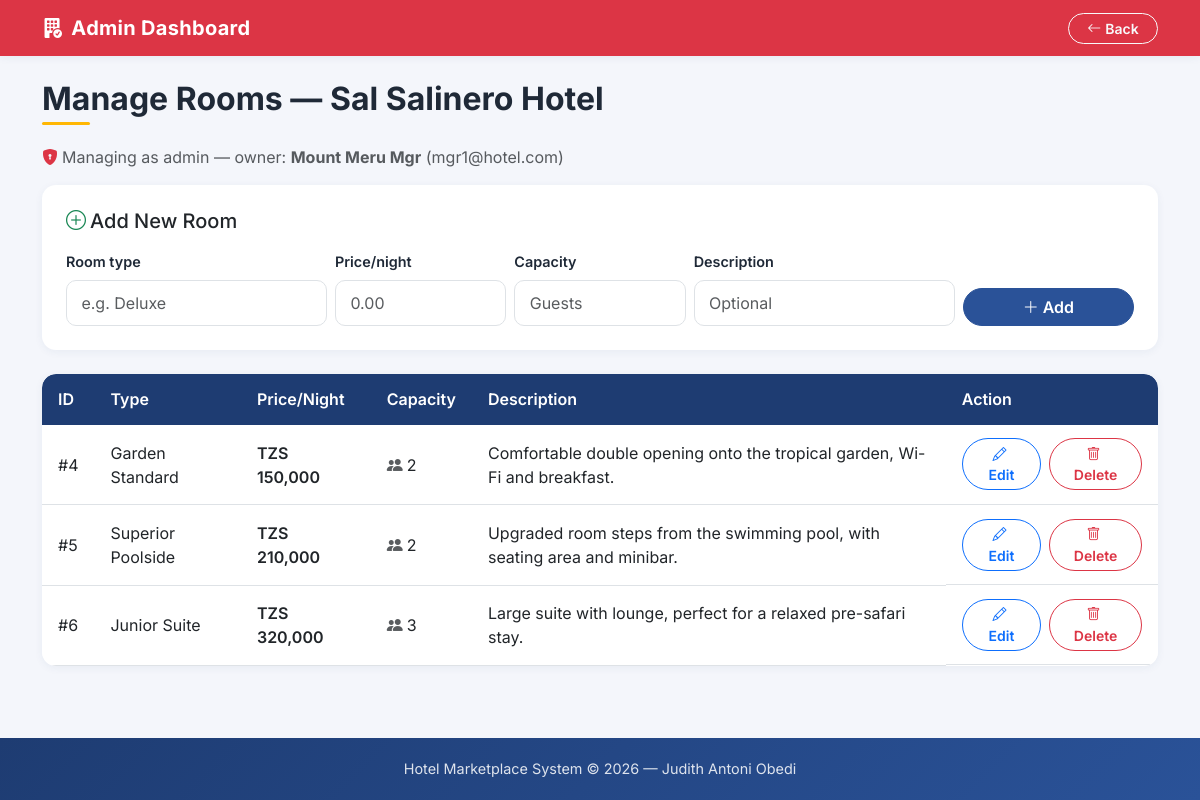
/manage_rooms.php?hotel_id=2 (signed in), run on the app's committed database.
### tables this page shows
CREATE TABLE hotels (
    id INT AUTO_INCREMENT PRIMARY KEY,
    manager_id INT NOT NULL,
    name VARCHAR(150) NOT NULL,
    location VARCHAR(150) NOT NULL,          
    description TEXT,
    image VARCHAR(255),                      
    website VARCHAR(255),                    
    phone VARCHAR(40),                       
    rating DECIMAL(2,1),                     
    created_at TIMESTAMP DEFAULT CURRENT_TIMESTAMP,
    FOREIGN KEY (manager_id) REFERENCES users(id) ON DELETE CASCADE
);

CREATE TABLE users (
    id INT AUTO_INCREMENT PRIMARY KEY,
    name VARCHAR(100) NOT NULL,
    email VARCHAR(150) NOT NULL UNIQUE,
    password VARCHAR(255) NOT NULL,         
    phone VARCHAR(20),
    role ENUM('customer', 'manager', 'admin') NOT NULL DEFAULT 'customer',
    created_at TIMESTAMP DEFAULT CURRENT_TIMESTAMP
);

CREATE TABLE rooms (
    id INT AUTO_INCREMENT PRIMARY KEY,
    hotel_id INT NOT NULL,
    room_type VARCHAR(50) NOT NULL,          
    price_per_night DECIMAL(10,2) NOT NULL,  
    capacity INT NOT NULL DEFAULT 1,         
    description TEXT,
    image VARCHAR(255),
    is_active TINYINT(1) NOT NULL DEFAULT 1,  
    FOREIGN KEY (hotel_id) REFERENCES hotels(id) ON DELETE CASCADE
);

### config.php (called while the page is built, shortened)
<?php
function is_logged_in() {
    return isset($_SESSION['user_id']);
}
function is_admin() {
    return is_logged_in() && ($_SESSION['role'] ?? '') === 'admin';
}
function safe($text) {
    return htmlspecialchars($text, ENT_QUOTES, 'UTF-8');
}
?>

### manage_rooms.php (the view, shortened to what this page needs)
<?php
require_once 'config.php';
$hotel_id = (int)($_GET['hotel_id'] ?? 0);
if (is_admin()) {
    $stmt = $pdo->prepare("
        SELECT h.*, u.name AS owner_name, u.email AS owner_email
        FROM hotels h JOIN users u ON h.manager_id = u.id
        WHERE h.id = ?
    ");
    $stmt->execute([$hotel_id]);
} else {
    $stmt = $pdo->prepare("SELECT * FROM hotels WHERE id = ? AND manager_id = ?");
    $stmt->execute([$hotel_id, $_SESSION['user_id']]);
}
$hotel = $stmt->fetch();
$dashboard = is_admin() ? 'admin_dashboard.php' : 'manager_dashboard.php';
$edit_room = (int)($_GET['edit_room'] ?? 0);
$stmt = $pdo->prepare("SELECT * FROM rooms WHERE hotel_id = ? AND is_active = 1");
$stmt->execute([$hotel_id]);
$rooms = $stmt->fetchAll();
?>
<!DOCTYPE html>
<html lang="en">
<head>
    <link href="https://cdn.jsdelivr.net/npm/bootstrap@5.3.0/dist/css/bootstrap.min.css" rel="stylesheet">
    <link href="https://cdn.jsdelivr.net/npm/bootstrap-icons@1.11.3/font/bootstrap-icons.min.css" rel="stylesheet">
    <link href="assets/css/app.css" rel="stylesheet">
</head>
<body>
<nav class="navbar navbar-dark <?= is_admin() ? 'bg-danger' : 'bg-success' ?>">
    <div class="container">
        <a class="navbar-brand" href="<?= $dashboard ?>"><i class="bi bi-building-fill-check me-1"></i> <?= is_admin() ? 'Admin Dashboard' : 'Manager Dashboard' ?></a>
        <a href="<?= $dashboard ?>" class="btn btn-outline-light btn-sm"><i class="bi bi-arrow-left me-1"></i>Back</a>
    </div>
</nav>
<main class="container my-4">
    <h2 class="section-title">Manage Rooms — <?= safe($hotel['name']) ?></h2>
    <?php if (is_admin() && !empty($hotel['owner_name'])): ?>
        <p class="text-muted mt-n2 mb-3"><i class="bi bi-shield-lock-fill text-danger me-1"></i>Managing as admin — owner:
            <strong><?= safe($hotel['owner_name']) ?></strong> (<?= safe($hotel['owner_email']) ?>)</p>
    <?php endif; ?>
    <div class="card mb-4">
        <div class="card-body p-4">
            <h5 class="mb-3"><i class="bi bi-plus-circle me-1 text-success"></i>Add New Room</h5>
            <form method="POST" class="row g-2 align-items-end">
                <div class="col-md-3"><label class="form-label small">Room type</label><input class="form-control" name="room_type" placeholder="e.g. Deluxe" required></div>
                <div class="col-md-2"><label class="form-label small">Price/night</label><input class="form-control" name="price" type="number" step="0.01" placeholder="0.00" required></div>
                <div class="col-md-2"><label class="form-label small">Capacity</label><input class="form-control" name="capacity" type="number" placeholder="Guests" required></div>
                <div class="col-md-3"><label class="form-label small">Description</label><input class="form-control" name="description" placeholder="Optional"></div>
                <div class="col-md-2"><button name="add_room" class="btn btn-primary w-100"><i class="bi bi-plus-lg me-1"></i>Add</button></div>
            </form>
        </div>
    </div>
    <div class="table-wrap">
    <table class="table align-middle mb-0">
        <thead><tr>
            <th>ID</th><th>Type</th><th>Price/Night</th><th>Capacity</th><th>Description</th><th>Action</th>
        </tr></thead>
        <tbody>
        <?php foreach ($rooms as $r): ?>
            <?php if ($edit_room === (int)$r['id']): ?>
                <tr class="table-warning">
                    <form method="POST">
                        <input type="hidden" name="update_room" value="<?= (int)$r['id'] ?>">
                        <td>#<?= (int)$r['id'] ?></td>
                        <td><input class="form-control form-control-sm" name="room_type" value="<?= safe($r['room_type']) ?>" required></td>
                        <td><input class="form-control form-control-sm" name="price" type="number" step="0.01" value="<?= safe($r['price_per_night']) ?>" required></td>
                        <td><input class="form-control form-control-sm" name="capacity" type="number" min="1" value="<?= (int)$r['capacity'] ?>" required style="max-width:90px;"></td>
                        <td><input class="form-control form-control-sm" name="description" value="<?= safe($r['description']) ?>"></td>
                        <td class="d-flex gap-1">
                            <button class="btn btn-sm btn-success"><i class="bi bi-check-lg"></i> Save</button>
                            <a href="manage_rooms.php?hotel_id=<?= (int)$hotel_id ?>" class="btn btn-sm btn-outline-secondary">Cancel</a>
                        </td>
                    </form>
                </tr>
            <?php else: ?>
                <tr>
                    <td>#<?= (int)$r['id'] ?></td>
                    <td><?= safe($r['room_type']) ?></td>
                    <td class="fw-semibold">TZS <?= number_format($r['price_per_night']) ?></td>
                    <td><i class="bi bi-people-fill text-muted me-1"></i><?= (int)$r['capacity'] ?></td>
                    <td><?= safe($r['description']) ?></td>
                    <td class="d-flex gap-2">
                        <a href="manage_rooms.php?hotel_id=<?= (int)$hotel_id ?>&edit_room=<?= (int)$r['id'] ?>" class="btn btn-sm btn-outline-primary"><i class="bi bi-pencil me-1"></i>Edit</a>
                        <form method="POST" onsubmit="return confirm('Delete this room?');">
                            <button class="btn btn-sm btn-outline-danger"><i class="bi bi-trash me-1"></i>Delete</button>
                        </form>
                    </td>
                </tr>
            <?php endif; ?>
        <?php endforeach; ?>
        </tbody>
    </table>
    </div>
</main>
<footer class="site-footer">
    Hotel Marketplace System &copy; <?= date('Y') ?> — Judith Antoni Obedi
</footer>
</body>
</html>

### assets/css/app.css (style rules this page uses)
:root { --brand-1: #1e3c72; --brand-2: #2a5298; --brand-accent: #ffb703; --brand-accent-dark: #f59e0b; --ink: #1f2937; --muted: #6b7280; --surface: #f4f6fb; --radius: 14px; --shadow-sm: 0 2px 8px rgba(30, 60, 114, .06); --shadow-md: 0 10px 30px rgba(30, 60, 114, .12); }
body { font-family: 'Inter', system-ui, -apple-system, "Segoe UI", Roboto, sans-serif; color: var(--ink); background-color: var(--surface); min-height: 100vh; display: flex; flex-direction: column; }
main, .page-body { flex: 1 0 auto; }
.navbar { box-shadow: var(--shadow-sm); }
.navbar-brand { font-weight: 700; letter-spacing: .3px; }
.btn { border-radius: 999px; font-weight: 600; padding-inline: 1.15rem; transition: transform .12s ease, box-shadow .12s ease; }
.btn-primary { --bs-btn-bg: var(--brand-2); --bs-btn-border-color: var(--brand-2); --bs-btn-hover-bg: var(--brand-1); --bs-btn-hover-border-color: var(--brand-1); }
.card { border: none; border-radius: var(--radius); box-shadow: var(--shadow-sm); overflow: hidden; }
.form-control, .form-select { border-radius: 10px; padding: .6rem .9rem; }
.form-label, label { font-weight: 600; font-size: .9rem; color: var(--ink); }
.table { border-radius: var(--radius); overflow: hidden; margin-bottom: 0; }
.table > :not(caption) > * > * { padding: .85rem 1rem; }
.table thead th { background: var(--brand-1); color: #fff; font-weight: 600; border: none; }
.table-wrap { background: #fff; border-radius: var(--radius); box-shadow: var(--shadow-sm); overflow: hidden; }
.section-title { font-weight: 700; margin-bottom: 1.25rem; position: relative; padding-bottom: .4rem; }
.section-title::after { content: ""; position: absolute; left: 0; bottom: 0; width: 48px; height: 3px; border-radius: 3px; background: var(--brand-accent); }
.site-footer { flex-shrink: 0; background: linear-gradient(135deg, var(--brand-1), var(--brand-2)); color: rgba(255, 255, 255, .85); text-align: center; padding: 1.25rem 0; font-size: .9rem; }

### data on the page
hotels: name "Sal Salinero Hotel", manager.name "Mount Meru Mgr", manager.email "mgr1@hotel.com"
rooms: id "4", room_type "Garden Standard", price_per_night "150,000", capacity "2", description "Comfortable double opening onto the tropical garden, Wi-Fi and breakfast."
rooms: id "5", room_type "Superior Poolside", price_per_night "210,000", capacity "2", description "Upgraded room steps from the swimming pool, with seating area and minibar."
rooms: id "6", room_type "Junior Suite", price_per_night "320,000", capacity "3", description "Large suite with lounge, perfect for a relaxed pre-safari stay."
